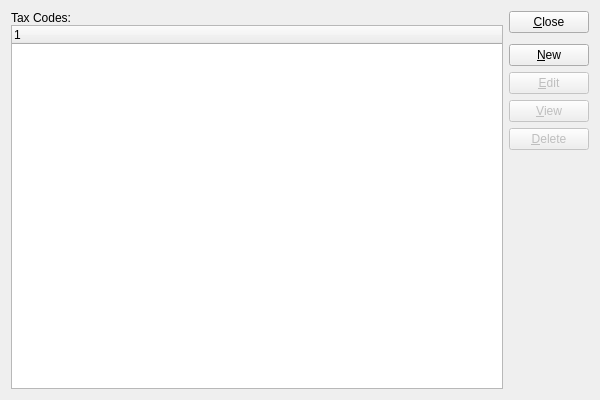
<?xml version="1.0" encoding="UTF-8"?>
<ui version="4.0">
 <comment>This file is part of the xTuple ERP: PostBooks Edition, a free and
open source Enterprise Resource Planning software suite,
Copyright (c) 1999-2019 by OpenMFG LLC, d/b/a xTuple.
It is licensed to you under the Common Public Attribution License
version 1.0, the full text of which (including xTuple-specific Exhibits)
is available at www.xtuple.com/CPAL.  By using this software, you agree
to be bound by its terms.</comment>
 <class>taxCodes</class>
 <widget class="QWidget" name="taxCodes">
  <property name="geometry">
   <rect>
    <x>0</x>
    <y>0</y>
    <width>600</width>
    <height>400</height>
   </rect>
  </property>
  <property name="windowTitle">
   <string>List Tax Codes</string>
  </property>
  <layout class="QGridLayout" name="gridLayout">
   <item row="0" column="0">
    <layout class="QVBoxLayout">
     <property name="spacing">
      <number>0</number>
     </property>
     <item>
      <widget class="QLabel" name="_taxCodeLit">
       <property name="text">
        <string>Tax Codes:</string>
       </property>
      </widget>
     </item>
     <item>
      <widget class="XTreeWidget" name="_tax"/>
     </item>
    </layout>
   </item>
   <item row="0" column="1">
    <layout class="QVBoxLayout" name="verticalLayout">
     <item>
      <widget class="QPushButton" name="_close">
       <property name="text">
        <string>&amp;Close</string>
       </property>
      </widget>
     </item>
     <item>
      <spacer name="verticalSpacer">
       <property name="orientation">
        <enum>Qt::Vertical</enum>
       </property>
       <property name="sizeType">
        <enum>QSizePolicy::Preferred</enum>
       </property>
       <property name="sizeHint" stdset="0">
        <size>
         <width>20</width>
         <height>5</height>
        </size>
       </property>
      </spacer>
     </item>
     <item>
      <widget class="QPushButton" name="_new">
       <property name="text">
        <string>&amp;New</string>
       </property>
      </widget>
     </item>
     <item>
      <widget class="QPushButton" name="_edit">
       <property name="enabled">
        <bool>false</bool>
       </property>
       <property name="text">
        <string>&amp;Edit</string>
       </property>
      </widget>
     </item>
     <item>
      <widget class="QPushButton" name="_view">
       <property name="enabled">
        <bool>false</bool>
       </property>
       <property name="text">
        <string>&amp;View</string>
       </property>
      </widget>
     </item>
     <item>
      <widget class="QPushButton" name="_delete">
       <property name="enabled">
        <bool>false</bool>
       </property>
       <property name="text">
        <string>&amp;Delete</string>
       </property>
      </widget>
     </item>
     <item>
      <spacer name="Spacer18">
       <property name="orientation">
        <enum>Qt::Vertical</enum>
       </property>
       <property name="sizeType">
        <enum>QSizePolicy::Expanding</enum>
       </property>
       <property name="sizeHint" stdset="0">
        <size>
         <width>20</width>
         <height>20</height>
        </size>
       </property>
      </spacer>
     </item>
    </layout>
   </item>
  </layout>
 </widget>
 <layoutdefault spacing="6" margin="11"/>
 <customwidgets>
  <customwidget>
   <class>XTreeWidget</class>
   <extends>QTreeWidget</extends>
   <header>xtreewidget.h</header>
   <container>1</container>
  </customwidget>
 </customwidgets>
 <tabstops>
  <tabstop>_tax</tabstop>
  <tabstop>_new</tabstop>
  <tabstop>_edit</tabstop>
  <tabstop>_view</tabstop>
  <tabstop>_delete</tabstop>
  <tabstop>_close</tabstop>
 </tabstops>
 <resources/>
 <connections>
  <connection>
   <sender>_close</sender>
   <signal>clicked()</signal>
   <receiver>taxCodes</receiver>
   <slot>close()</slot>
   <hints>
    <hint type="sourcelabel">
     <x>20</x>
     <y>20</y>
    </hint>
    <hint type="destinationlabel">
     <x>20</x>
     <y>20</y>
    </hint>
   </hints>
  </connection>
  <connection>
   <sender>_tax</sender>
   <signal>valid(bool)</signal>
   <receiver>_view</receiver>
   <slot>setEnabled(bool)</slot>
   <hints>
    <hint type="sourcelabel">
     <x>20</x>
     <y>20</y>
    </hint>
    <hint type="destinationlabel">
     <x>20</x>
     <y>20</y>
    </hint>
   </hints>
  </connection>
 </connections>
</ui>
